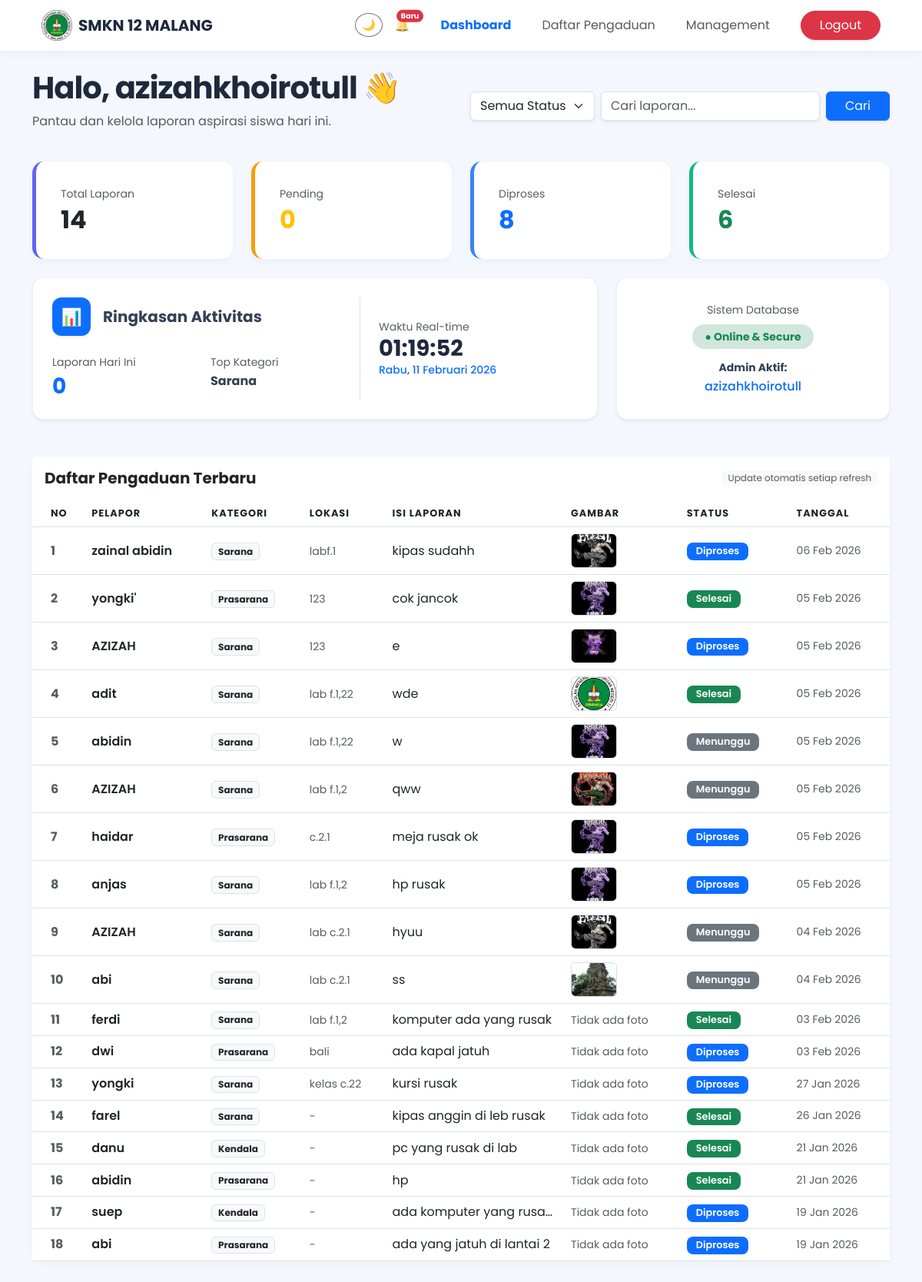
/dasbhoard_admin.php (signed in), run on the app's committed database.
### tables this page shows
CREATE TABLE `pengaduan` (
  `id_pengaduan` int(11) NOT NULL,
  `pelapor` varchar(100) NOT NULL,
  `id_kategori` int(11) DEFAULT NULL,
  `lokasi` varchar(255) DEFAULT NULL,
  `isi` text NOT NULL,
  `tanggal` datetime NOT NULL,
  `foto` varchar(255) DEFAULT NULL,
  `status` enum('menunggu','proses','selesai') DEFAULT 'menunggu',
  `tanggapan` varchar(100) DEFAULT NULL,
  `nis` int(11) NOT NULL
);

CREATE TABLE `kategori` (
  `id_kategori` int(11) NOT NULL,
  `nama_kategori` varchar(50) NOT NULL
);

### dasbhoard_admin.php (the view, shortened to what this page needs)
<?php
$conn = new mysqli("localhost","root","","ukk");
$stats = $conn->query("SELECT status, COUNT(*) as count FROM pengaduan GROUP BY status");
$stat_data = ['Pending' => 0, 'Diproses' => 0, 'Selesai' => 0];
while($row = $stats->fetch_assoc()){
    $db_status = strtolower($row['status']);
    if($db_status == 'pending') $stat_data['Pending'] = $row['count'];
    elseif($db_status == 'proses' || $db_status == 'diproses') $stat_data['Diproses'] = $row['count'];
    elseif($db_status == 'selesai') $stat_data['Selesai'] = $row['count'];
}
$total = array_sum($stat_data);
$kategori_fav = $conn->query("SELECT k.nama_kategori, COUNT(*) as jml FROM pengaduan p JOIN kategori k ON p.id_kategori = k.id_kategori GROUP BY p.id_kategori ORDER BY jml DESC LIMIT 1")->fetch_assoc();
$laporan_hari_ini = $conn->query("SELECT COUNT(*) as jml FROM pengaduan WHERE DATE(tanggal) = CURDATE()")->fetch_assoc();
$search = $_GET['search'] ?? '';
$query_filtered = "
    SELECT p.*, k.nama_kategori
    FROM pengaduan p
    LEFT JOIN kategori k ON p.id_kategori = k.id_kategori
    WHERE 1
";
$query_filtered .= " ORDER BY p.tanggal DESC";
$filtered_result = $conn->query($query_filtered);
?>
<!DOCTYPE html>
<html lang="id">
<head>
    <link href="https://cdn.jsdelivr.net/npm/bootstrap@5.3.0/dist/css/bootstrap.min.css" rel="stylesheet">
</head>
<body>
<nav class="navbar navbar-expand-lg fixed-top">
    <div class="container px-4">
        <a class="navbar-brand d-flex align-items-center" href="#">
            <img src="assets/img/smk.png" width="40" class="me-2 rounded">
            SMKN 12 MALANG
        </a>
        <div class="collapse navbar-collapse" id="navMenu">
            <ul class="navbar-nav ms-auto align-items-center gap-2">
                <li class="nav-item me-2">
                    <button id="darkModeBtn" class="btn btn-sm btn-outline-secondary rounded-circle">🌙</button>
                </li>
                <li class="nav-item me-3 position-relative">
                    <span id="notifBadge" class="position-absolute top-0 start-100 translate-middle badge rounded-pill bg-danger" style="display:none; font-size: 0.6rem;">Baru</span>
                    <a class="nav-link p-0" href="#" title="Notifikasi" id="notifIcon">🔔</a>
                </li>
                <li class="nav-item"><a class="nav-link px-3 active text-primary fw-bold" href="dasbhoard_admin.php">Dashboard</a></li>
                <li class="nav-item"><a class="nav-link px-3" href="daftar_pengaduan.php">Daftar Pengaduan</a></li>
                <li class="nav-item"><a class="nav-link px-3" href="management.php">Management</a></li>
                <li class="nav-item ms-lg-3">
                    <a href="?logout" onclick="return confirm('Yakin ingin keluar?')" class="btn btn-danger rounded-pill px-4 shadow-sm">Logout</a>
                </li>
            </ul>
        </div>
    </div>
</nav>
<div class="container">
    <div class="row mb-4 align-items-center">
        <div class="col-md-6">
            <h1 class="welcome-text">Halo, <?= htmlspecialchars($_SESSION['username']) ?> 👋</h1>
            <p class="text-muted">Pantau dan kelola laporan aspirasi siswa hari ini.</p>
        </div>
        <div class="col-md-6">
            <form method="get" class="d-flex gap-2">
                <select name="status" class="form-select shadow-sm w-auto">
                    <option value="">Semua Status</option>
                </select>
                <input type="text" name="search" class="form-control shadow-sm" placeholder="Cari laporan..." value="<?= htmlspecialchars($search) ?>">
                <button class="btn btn-primary px-4 shadow-sm">Cari</button>
            </form>
        </div>
    </div>
    <div class="row mb-4 g-4">
        <div class="col-md-3">
            <div class="card stat-total p-3">
                <div class="card-body">
                    <small class="text-muted d-block mb-1">Total Laporan</small>
                    <h2 class="fw-bold m-0"><?= $total ?></h2>
                </div>
            </div>
        </div>
        <div class="col-md-3">
            <div class="card stat-pending p-3">
                <div class="card-body">
                    <small class="text-muted d-block mb-1">Pending</small>
                    <h2 class="fw-bold m-0 text-warning"><?= $stat_data['Pending'] ?></h2>
                </div>
            </div>
        </div>
        <div class="col-md-3">
            <div class="card stat-proses p-3">
                <div class="card-body">
                    <small class="text-muted d-block mb-1">Diproses</small>
                    <h2 class="fw-bold m-0 text-primary"><?= $stat_data['Diproses'] ?></h2>
                </div>
            </div>
        </div>
        <div class="col-md-3">
            <div class="card stat-selesai p-3">
                <div class="card-body">
                    <small class="text-muted d-block mb-1">Selesai</small>
                    <h2 class="fw-bold m-0 text-success"><?= $stat_data['Selesai'] ?></h2>
                </div>
            </div>
        </div>
    </div>
    <div class="row mb-5 g-4">
        <div class="col-md-8">
            <div class="overview-box shadow-sm h-100">
                <div class="row align-items-center">
                    <div class="col-md-7 border-end">
                        <div class="d-flex align-items-center mb-4">
                            <div class="icon-circle bg-primary text-white shadow-sm me-3">📊</div>
                            <h5 class="m-0 fw-bold">Ringkasan Aktivitas</h5>
                        </div>
                        <div class="row">
                            <div class="col-6">
                                <p class="text-muted mb-1 small">Laporan Hari Ini</p>
                                <h3 class="fw-bold text-primary mb-0"><?= $laporan_hari_ini['jml'] ?></h3>
                            </div>
                            <div class="col-6">
                                <p class="text-muted mb-1 small">Top Kategori</p>
                                <h6 class="fw-bold mb-0 text-truncate"><?= $kategori_fav['nama_kategori'] ?? '-' ?></h6>
                            </div>
                        </div>
                    </div>
                    <div class="col-md-5 ps-md-4 mt-3 mt-md-0">
                        <p class="text-muted mb-0 small">Waktu Real-time</p>
                        <h1 id="liveClock" class="clock-text">00:00:00</h1>
                        <p id="liveDate" class="text-primary small fw-medium mb-0">Memuat tanggal...</p>
                    </div>
                </div>
            </div>
        </div>
        <div class="col-md-4">
            <div class="overview-box shadow-sm h-100 text-center d-flex flex-column justify-content-center">
                <p class="text-muted mb-2 small">Sistem Database</p>
                <div class="d-inline-block bg-success-subtle px-3 py-1 rounded-pill mb-3 mx-auto">
                    <span class="text-success small fw-bold">● Online & Secure</span>
                </div>
                <h6 class="fw-bold small mb-1">Admin Aktif:</h6>
                <p class="text-primary m-0 fw-medium"><?= htmlspecialchars($_SESSION['username']) ?></p>
            </div>
        </div>
    </div>
    <div class="card mb-5">
        <div class="card-header bg-white py-3 border-0 d-flex justify-content-between align-items-center">
            <h5 class="m-0 fw-bold">Daftar Pengaduan Terbaru</h5>
            <span class="badge bg-light text-muted fw-normal">Update otomatis setiap refresh</span>
        </div>
        <div class="table-responsive">
            <table class="table align-middle mb-0">
                <thead>
                    <tr>
                        <th class="ps-4">No</th>
                        <th>Pelapor</th>
                        <th>Kategori</th>
                        <th>Lokasi</th>
                        <th>Isi Laporan</th>
                        <th>Gambar</th>
                        <th>Status</th>
                        <th>Tanggal</th>
                    </tr>
                </thead>
                <tbody>
                    <?php if($filtered_result && $filtered_result->num_rows > 0): $no = 1; ?>
                        <?php while($row = $filtered_result->fetch_assoc()): ?>
                        <tr>
                            <td class="ps-4 fw-bold text-muted"><?= $no++ ?></td>
                            <td class="fw-semibold"><?= htmlspecialchars($row['pelapor']) ?></td>
                            <td><span class="badge bg-light text-dark border"><?= $row['nama_kategori'] ?></span></td>
                            <td class="text-muted"><small><?= htmlspecialchars($row['lokasi'] ?? '-') ?></small></td>
                            <td class="text-truncate" style="max-width: 180px;"><?= htmlspecialchars($row['isi']) ?></td>
                            <td>
                                <?php if(!empty($row['foto'])): ?>
                                    <a href="assets/img/<?= $row['foto'] ?>" target="_blank" title="Klik untuk memperbesar">
                                        <img src="assets/img/<?= $row['foto'] ?>" class="img-preview" alt="Lampiran">
                                    </a>
                                <?php else: ?>
                                    <span class="text-muted small italic">Tidak ada foto</span>
                                <?php endif; ?>
                            </td>
                            <td>
                                <?php
                                $st_raw = strtolower($row['status']);
                                if($st_raw == 'pending') { $cls = 'bg-warning text-dark'; $txt = 'Pending'; }
                                elseif($st_raw == 'proses' || $st_raw == 'diproses') { $cls = 'bg-primary'; $txt = 'Diproses'; }
                                elseif($st_raw == 'selesai') { $cls = 'bg-success'; $txt = 'Selesai'; }
                                else { $cls = 'bg-secondary'; $txt = ucfirst($st_raw); }
                                ?>
                                <span class="badge badge-status <?= $cls ?>"><?= $txt ?></span>
                            </td>
                            <td class="small text-muted"><?= date('d M Y', strtotime($row['tanggal'])) ?></td>
                        </tr>
                        <?php endwhile; ?>
                    <?php else: ?>
                        <tr><td colspan="8" class="text-center py-5 text-muted">Belum ada data laporan masuk.</td></tr>
                    <?php endif; ?>
                </tbody>
            </table>
        </div>
    </div>
</div>
</body>
</html>

### dasbhoard_admin.php (style rules this page uses)
body { background:#f4f7fe; font-family:'Poppins',sans-serif; padding-top:90px; color:#334155; transition: 0.3s; }
.navbar { background:#ffffff; box-shadow:0 2px 15px rgba(0,0,0,0.05); }
.navbar-brand { font-weight:700; color:#1e293b !important; }
.card { border:none; border-radius:15px; box-shadow:0 4px 12px rgba(0,0,0,0.03); transition:0.3s; }
.stat-total { border-left: 5px solid #6366f1; }
.stat-pending { border-left: 5px solid #f59e0b; }
.stat-proses { border-left: 5px solid #3b82f6; }
.stat-selesai { border-left: 5px solid #10b981; }
.welcome-text { font-weight:700; color:#1e293b; letter-spacing:-1px; }
.table thead { background:#f8fafc; color:#64748b; text-transform:uppercase; font-size:0.8rem; letter-spacing:1px; }
.badge-status { border-radius:8px; padding:5px 12px; font-size:0.8rem; font-weight:600; }
.overview-box { background: #fff; border-radius: 15px; padding: 25px; border: 1px solid rgba(0,0,0,0.05); position: relative; overflow: hidden; }
.icon-circle { width: 50px; height: 50px; border-radius: 12px; display: flex; align-items: center; justify-content: center; font-size: 22px; }
.clock-text { font-size: 1.8rem; font-weight: 700; color: #1e293b; margin: 0; }
.img-preview { width: 60px; height: 45px; object-fit: cover; border-radius: 6px; border: 1px solid #ddd; transition: 0.2s; }

### data on the page
pengaduan: pelapor "zainal abidin", id_kategori.nama_kategori "Sarana", lokasi "labf.1", isi "kipas sudahh", foto (picture), status "Diproses", tanggal "06 Feb 2026"
pengaduan: pelapor "yongki'", id_kategori.nama_kategori "Prasarana", lokasi "123", isi "cok jancok", foto (picture), status "Selesai", tanggal "05 Feb 2026"
pengaduan: pelapor "AZIZAH", id_kategori.nama_kategori "Sarana", lokasi "123", isi "e", foto (picture), status "Diproses", tanggal "05 Feb 2026"
pengaduan: pelapor "adit", id_kategori.nama_kategori "Sarana", lokasi "lab f.1,22", isi "wde", foto (picture), status "Selesai", tanggal "05 Feb 2026"
pengaduan: pelapor "abidin", id_kategori.nama_kategori "Sarana", lokasi "lab f.1,22", isi "w", foto (picture), status "Menunggu", tanggal "05 Feb 2026"
pengaduan: pelapor "AZIZAH", id_kategori.nama_kategori "Sarana", lokasi "lab f.1,2", isi "qww", foto (picture), status "Menunggu", tanggal "05 Feb 2026"
pengaduan: pelapor "haidar", id_kategori.nama_kategori "Prasarana", lokasi "c.2.1", isi "meja rusak ok", foto (picture), status "Diproses", tanggal "05 Feb 2026"
pengaduan: pelapor "anjas", id_kategori.nama_kategori "Sarana", lokasi "lab f.1,2", isi "hp rusak", foto (picture), status "Diproses", tanggal "05 Feb 2026"
pengaduan: pelapor "AZIZAH", id_kategori.nama_kategori "Sarana", lokasi "lab c.2.1", isi "hyuu", foto (picture), status "Menunggu", tanggal "04 Feb 2026"
pengaduan: pelapor "abi", id_kategori.nama_kategori "Sarana", lokasi "lab c.2.1", isi "ss", foto (picture), status "Menunggu", tanggal "04 Feb 2026"
pengaduan: pelapor "ferdi", id_kategori.nama_kategori "Sarana", lokasi "lab f.1,2", isi "komputer ada yang rusak", shows "Tidak ada foto", status "Selesai", tanggal "03 Feb 2026"
pengaduan: pelapor "dwi", id_kategori.nama_kategori "Prasarana", lokasi "bali", isi "ada kapal jatuh", shows "Tidak ada foto", status "Diproses", tanggal "03 Feb 2026"
pengaduan: pelapor "yongki", id_kategori.nama_kategori "Sarana", lokasi "kelas c.22", isi "kursi rusak", shows "Tidak ada foto", status "Diproses", tanggal "27 Jan 2026"
pengaduan: pelapor "farel", id_kategori.nama_kategori "Sarana", lokasi "-", isi "kipas anggin di leb rusak", shows "Tidak ada foto", status "Selesai", tanggal "26 Jan 2026"
pengaduan: pelapor "danu", id_kategori.nama_kategori "Kendala", lokasi "-", isi "pc yang rusak di lab", shows "Tidak ada foto", status "Selesai", tanggal "21 Jan 2026"
pengaduan: pelapor "abidin", id_kategori.nama_kategori "Prasarana", lokasi "-", isi "hp", shows "Tidak ada foto", status "Selesai", tanggal "21 Jan 2026"
pengaduan: pelapor "suep", id_kategori.nama_kategori "Kendala", lokasi "-", isi "ada komputer yang rusak…", shows "Tidak ada foto", status "Diproses", tanggal "19 Jan 2026"
pengaduan: pelapor "abi", id_kategori.nama_kategori "Prasarana", lokasi "-", isi "ada yang jatuh di lantai 2", shows "Tidak ada foto", status "Diproses", tanggal "19 Jan 2026"

### other printed values
$_SESSION['username'] "azizahkhoirotull"
$total "14"
$stat_data['Pending'] "0"
$stat_data['Diproses'] "8"
$stat_data['Selesai'] "6"
$laporan_hari_ini['jml'] "0"
$kategori_fav['nama_kategori'] "Sarana"
